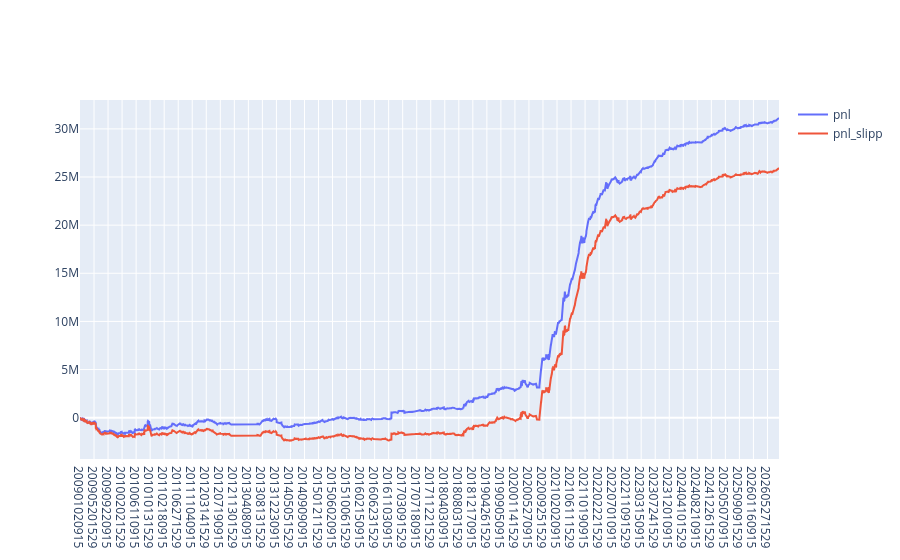

Notebook cell for this chart:
### Code cell
##### Loading NIFTY Data ####################################

int_datetimes = np.load('./Data/hybride/datetimes.npy', allow_pickle=True)
datetimes = np.array([str(x) for x in int_datetimes])
close = np.load('./Data/hybride/close.npy', allow_pickle=True)

#################### Alpha Creation ##########################

alpha = np.sign(np.log(close/ts_delay(close,1)))
alpha[np.where(int_datetimes%10000 == 915)] = np.nan
alpha = ffill(alpha)
alpha[np.where((int_datetimes%10000 < 915) | (int_datetimes%10000 > 1525))] = 0

################# Final steps ###############################

ret = (close/ts_delay(close,1)) - 1
booksize = alpha * 25e5


simulate_and_plot_1d(booksize,ret,datetimes,2.5)

### Figure 1 — Plotly figure (JSON) as saved in the notebook; plotly's stock layout.template omitted (floating-point values rounded to 4 significant figures; data arrays with more than 128 entries replaced by an {"elided": "..."} marker saying what was removed)
{"data": [{"name": "pnl", "type": "scatter", "x": {"elided": "8720 str values"}, "y": {"elided": "8720 float values"}}, {"name": "pnl_slipp", "type": "scatter", "x": {"elided": "8720 str values"}, "y": {"elided": "8720 float values"}}], "layout": {}}
